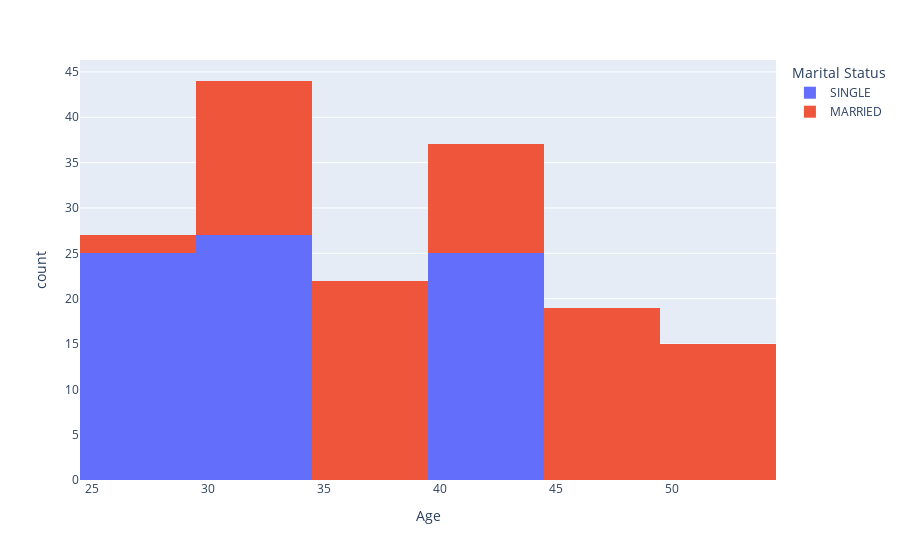

The code cell stored with this chart in its notebook:
### Markdown cell above
# Idade x status civil
Resposta: Após a análise do gráfico, fica mais evidente que pessoas mais velhas (Acima dos 45 anos) tem mais chance de estarem casadas. No caso do nossos clientes, 100% dos nossos clientes acima dos 45 anos se encontram casados. Já antes dos 30, é um pouco mais distribuido, no caso, apesar de ter mais clientes casados, ainda tem muitos clientes solteiros.

### Code cell
# Plotando um gráfico, escolhi fazer um histograma para essa situação.

fig = px.histogram(df, x="Age", color="Marital Status")
fig.show()

### Figure 1 — Plotly figure (JSON) as saved in the notebook; plotly's stock layout.template omitted (floating-point values rounded to 4 significant figures)
{"data": [{"bingroup": "x", "hovertemplate": "Marital Status=SINGLE<br>Age=%{x}<br>count=%{y}<extra></extra>", "legendgroup": "SINGLE", "marker": {"color": "#636efa", "pattern": {"shape": ""}}, "name": "SINGLE", "orientation": "v", "showlegend": true, "type": "histogram", "x": [25, 40, 26, 31, 42, 33, 33, 42, 33, 33, 43, 29, 34, 44, 25, 40, 26, 31, 41, 27, 32, 42, 28, 33, 43, 29, 34, 44, 25, 25, 40, 26, 31, 41, 27, 32, 42, 28, 33, 42, 33, 33, 42, 33, 25, 40, 26, 31, 41, 27, 32, 42, 28, 33, 43, 29, 34, 44, 25, 25, 28, 31, 32, 25, 40, 26, 31, 42, 33, 33, 42, 28, 33, 43, 29, 34, 44], "xaxis": "x", "yaxis": "y"}, {"bingroup": "x", "hovertemplate": "Marital Status=MARRIED<br>Age=%{x}<br>count=%{y}<extra></extra>", "legendgroup": "MARRIED", "marker": {"color": "#EF553B", "pattern": {"shape": ""}}, "name": "MARRIED", "orientation": "v", "showlegend": true, "type": "histogram", "x": [30, 35, 45, 50, 33, 42, 42, 33, 42, 42, 33, 48, 53, 39, 49, 30, 35, 45, 50, 36, 46, 51, 37, 47, 52, 38, 48, 53, 39, 49, 30, 35, 30, 35, 45, 50, 36, 46, 51, 37, 47, 52, 33, 42, 42, 33, 33, 42, 42, 30, 35, 45, 50, 36, 46, 51, 37, 47, 52, 38, 48, 53, 39, 49, 30, 35, 30, 35, 33, 26, 29, 34, 30, 35, 45, 50, 36, 42, 42, 33, 42, 42, 38, 48, 53, 39, 49], "xaxis": "x", "yaxis": "y"}], "layout": {"barmode": "relative", "legend": {"title": {"text": "Marital Status"}, "tracegroupgap": 0}, "margin": {"t": 60}, "xaxis": {"anchor": "y", "domain": [0, 1], "title": {"text": "Age"}}, "yaxis": {"anchor": "x", "domain": [0, 1], "title": {"text": "count"}}}}
